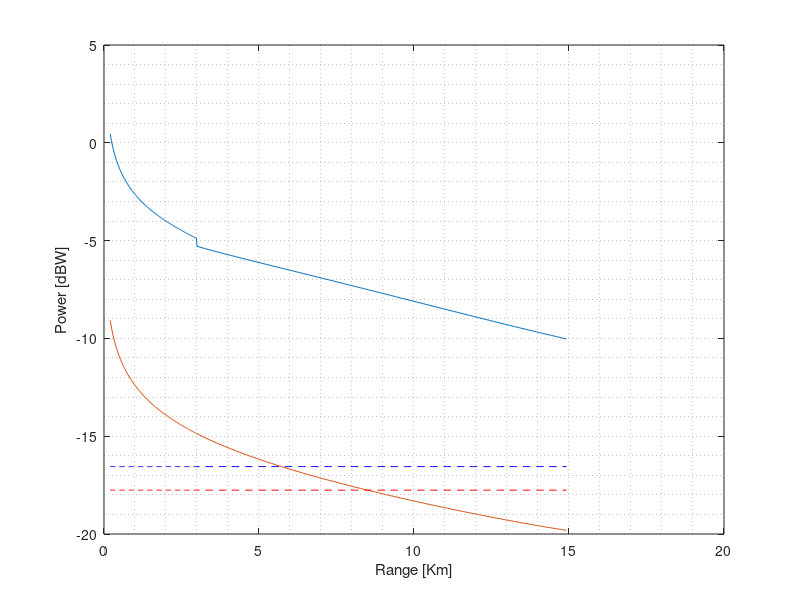
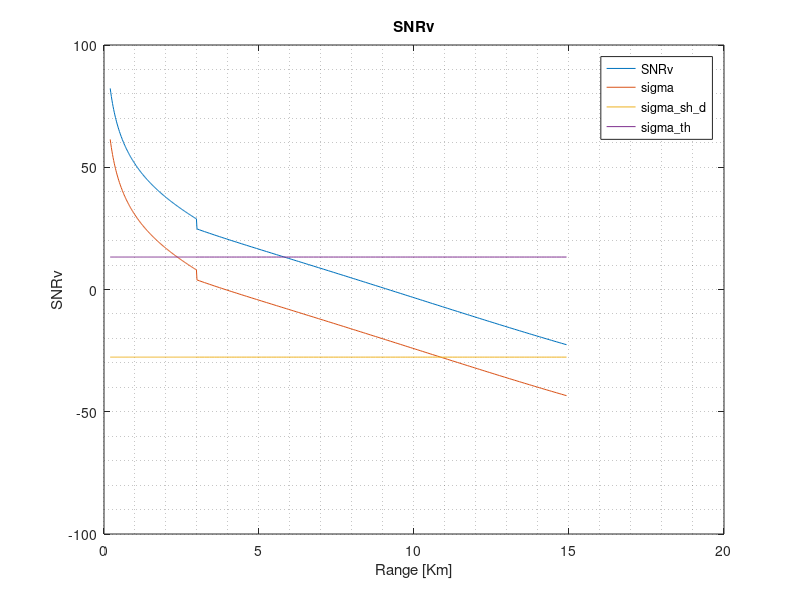

Reproduce these figures in MATLAB, in order.
% Determine the system constant

%% CONSTANTS
c=3*10^8;

%% SPECIFICATION
E=100*10^(-3);%Joules
PRF=100;%Hz
d_p=0.4*100;%cm
d_sh=0.06858*100;%cm

D=3*10^(-3);%Diameter
f=2;%focal length

M_ph=400;%PHOTODIODE, Multiplication factor
N_ph=4.5;%PHOTODIODE, Excess-noise factor

M_pmt=3*10^6;%

I_d=1*10^(-9);
I_sen=6*10^4;%A/W
VM=39.12;% Km


L_moon=3*10^(-11);%W*cm-2*nm-1*sr-1
L_sun=3*10^(-6);%W*cm-2*nm-1*sr-1
D_lambda_0=10;%nm (interference filter)
D_lambda_R=3;%nm (interference filter)

R_pbl=3;%Km

%% PARAMETERS
Ar=pi*((d_p/2)^2-(d_sh/2)^2);
%alpha_aer=
FOV=D/2/f;

D_Omega=pi*(sin(FOV))^2;



%% EXERCISE 1
K=E*c*Ar/2;%standard units W*m^3
K=K/((10^3)^3);%Transform to W*km^3
disp(['Ex 1: K=', num2str(K)])

%% EXERCISE 2


P_back_E_Q2=L_sun*Ar*D_Omega*D_lambda_0;
P_back_R=L_sun*Ar*D_Omega*D_lambda_R;
disp(['Ex 2: P_back_E=', num2str(P_back_E_Q2)])
disp(['Ex 2: P_back_R=', num2str(P_back_R)])


%% EXERCISE 3
%set radius var: 0:15 Km
R_1=0.2:(R_pbl-0.2)/150:(R_pbl-(R_pbl-0.2)/150);%R_1=0.2:1/10:R_pbl;
R_2=R_pbl:(15-R_pbl)/150:15-(15-R_pbl)/150;%R_2=R_pbl:1/10:15;
R=[R_1, R_2];
%Elastic Channel
N_R=2.1145*10^(34)-2.0022*10^(33)*R + 5.4585*10^(31)*R.^(2);
dsigma_dOmega=3.71*10^(-41);%backscattering cross-section (Km2sr-1)

SM=25;

alpha_aer_E=3.192/VM;%Km-1 alpha_aer_l0
alpha_mol_E_1=1.26*10^(-2).*R_1-7.76*10^(-4)/2*R_1.^2;%alpha_t_l0
alpha_mol_E_2=1.26*10^(-2).*R_2-7.76*10^(-4)/2*R_2.^2;%alpha_t_l0
alpha_aer_R=alpha_aer_E*(607.4/532)^(-1.8);
alpha_mol_R_1=7.32*10^(-3).*R_1-4.52*10^(-4)/2*R_1.^2;%alpha_t_lr
alpha_mol_R_2=7.32*10^(-3).*R_2-4.52*10^(-4)/2*R_2.^2;%alpha_t_lr
% alpha_mol_l0=0.01;%Km-1
beta_aer_E=alpha_aer_E/SM;%beta_aer_l0
beta_mol_E_1=alpha_mol_E_1*3/(8*pi);
beta_mol_E_2=alpha_mol_E_2*3/(8*pi);
beta_mol_R=N_R*dsigma_dOmega;


% beta_r_aer=0.1;
% beta_r_mol=0.01;

T_1=exp(-2*(alpha_aer_E+alpha_mol_E_1).*R_1);
P_E_1=K*R_1.^(-2).*(beta_aer_E+beta_mol_E_1).*T_1;%*B

T_2=exp(-2*(alpha_aer_E+alpha_mol_E_1)*R_pbl-2*(alpha_mol_E_2).*(R_2-R_pbl));
P_E_2=K*R_2.^(-2).*(beta_mol_E_2).*T_2;%*B

P_E=[log(P_E_1), log(P_E_2)];
R=[R_1, R_2];

figure
plot(R,P_E);xlabel('Range [Km]');ylabel('Power [dBW]');
grid minor

%Ramman Channel
O=d_sh/d_p;%overlap factro (m)
T_1=0.6;%Transmissivity T1
T_2=0.65;%Transmissivity T1
L=T_1*T_2;
K_R=K*O/L;

T_R=exp(-2*(alpha_aer_E+[alpha_mol_E_1,alpha_mol_E_2]+alpha_aer_R+[alpha_mol_R_1,alpha_mol_R_2]));
P_R=log(K_R*R.^(-2).*(N_R*dsigma_dOmega).*T_R);

hold on;
plot(R,P_R);

P_back_E=repmat(P_back_E_Q2,size(R));
P_back_R=repmat(P_back_R,size(R));
plot(R,log(P_back_E),'blue--');
plot(R,log(P_back_R),'red--');

%% EXERCISE 4
M_E = 400;
G_T_E = 5750*20.3; % Ohm
G_T_R = 50; % Ohm
Rio = 240*10^3; % mA
Ri_E = Rio*M_E; % mA/W
Ri_R = 6*(10^4); % A/W

Rv_E = Ri_E*G_T_E;
Rv_E_prim = Rv_E*L;

Rv_R = Ri_R*G_T_R;
Rv_R_prim = Rv_R*L;

%% EXERCISE 5

%params
Ids = 7.64*(10^-8); % [A]

q = 1.602*(10^-19); % [C]
F = 4.5;
sigma_th_i = 5; % [pA/Hz^(1/2)]

Idb = 3.1*(10^-10); % [A]
B = 10*10^6; % [Hz]
sigma_sh_s1 = 2*q*(G_T_E^2)*F*(M_E^2)*Rio.*(P_E_1+P_back_E_Q2)*L;
sigma_sh_s2 = 2*q*(G_T_E^2)*F*(M_E^2)*Rio.*(P_E_2+P_back_E_Q2)*L;
sigma_sh_d = 2*q*(G_T_E^2)*(Ids+F*(M_E^2)*Idb);
sigma_th = (sigma_th_i*G_T_E);
sigma_v1 = sqrt(sigma_sh_s1.^2 + sigma_sh_d^2 + sigma_th^2);
sigma_v2 = sqrt(sigma_sh_s2.^2 + sigma_sh_d^2 + sigma_th^2);
SNR1 = (Rv_E*L.*P_E_1)./(sigma_v1*(B^(1/2))); % [V/V]
SNR2 = (Rv_E*L.*P_E_2)./(sigma_v2*(B^(1/2))); % [V/V]

SNR=10*log([SNR1, SNR2]);
figure;
plot(R,SNR);

sigma = [10*log(sigma_sh_s1), 10*log(sigma_sh_s2)];
sigma_sh_d_vec=repmat(log(sigma_sh_d),size(R));
sigma_th_vec = repmat(log(sigma_th),size(R));

hold on;
plot(R,sigma);
plot(R,sigma_sh_d_vec);
plot(R,sigma_th_vec);

title('SNRv')
xlabel('Range [Km]')
ylabel('SNRv')
grid minor

legend('SNRv','sigma','sigma\_sh\_d','sigma\_th')
% hold off
% b)
% N = [sigma_v1,sigma_v2].^2*B;
% disp(['Noise-dominant system-operation mode: ',num2str(K./sqrt(N))])













